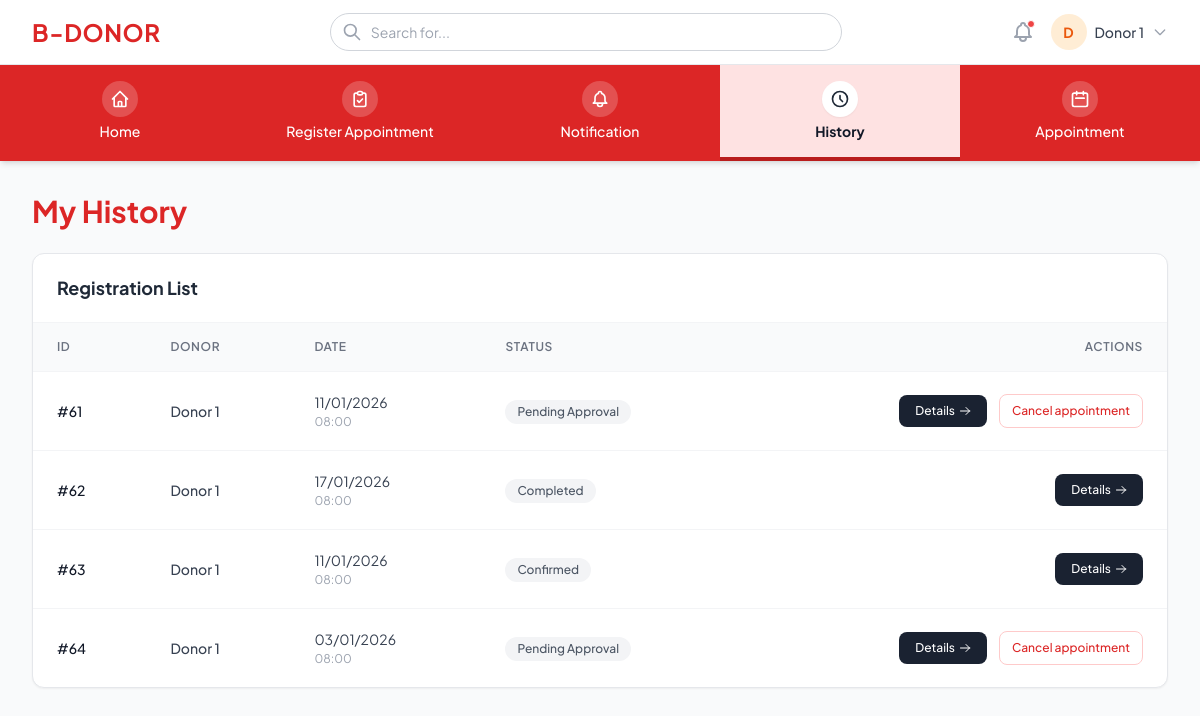
Screenshot of /donor-history.php (signed in) with the database file from the repository.
### tables this page shows
CREATE TABLE `appointments` (
  `id` int(11) NOT NULL,
  `userId` int(11) NOT NULL,
  `name` varchar(191) NOT NULL,
  `email` varchar(191) NOT NULL,
  `phone` varchar(50) NOT NULL,
  `dob` varchar(50) DEFAULT NULL,
  `bloodType` varchar(10) DEFAULT NULL,
  `appointmentDate` datetime NOT NULL,
  `location` varchar(255) NOT NULL,
  `notes` text DEFAULT NULL,
  `status` enum('Pending','Confirmed','Rejected','ReadyToCheck','ReadyToDonate','Completed','Cancelled') NOT NULL DEFAULT 'Pending',
  `healthCheckStatus` enum('Pending','Passed','Failed') NOT NULL DEFAULT 'Pending',
  `actualVolume` int(11) DEFAULT NULL,
  `createdAt` datetime NOT NULL DEFAULT current_timestamp(),
  `updatedAt` datetime NOT NULL DEFAULT current_timestamp() ON UPDATE current_timestamp()
);

### donor-history.php (the view, shortened to what this page needs)
<?php
include 'connection.php';
$user_id = $_SESSION['user_id'];
$full_name = $_SESSION['full_name'] ?? 'Donor';
$sql = "SELECT * FROM appointments WHERE userId = $user_id ORDER BY id ASC";
$result = mysqli_query($link, $sql);
$history_list = [];
if ($result) {
    while ($row = mysqli_fetch_assoc($result)) {
        $history_list[] = $row;
    }
}
?>
<!DOCTYPE html>
<html lang="en">
<head>
    <script src="https://cdn.tailwindcss.com"></script>
</head>
<body class="bg-gray-50 text-gray-800 font-sans min-h-screen flex flex-col">
    <header class="bg-white border-b border-gray-200 sticky top-0 z-50">
        <div class="max-w-7xl mx-auto px-4 sm:px-6 lg:px-8">
            <div class="flex justify-between items-center h-16 gap-4">
                <div class="flex-shrink-0">
                    <a href="donor-home.php" class="text-2xl font-bold text-brand uppercase tracking-wide">B-DONOR</a>
                </div>
                <div class="hidden md:flex flex-1 max-w-lg mx-auto">
                    <div class="relative w-full">
                        <span class="absolute inset-y-0 left-0 pl-3 flex items-center pointer-events-none text-gray-400">
                        </span>
                        <input type="text" class="block w-full pl-10 pr-3 py-2 border border-gray-300 rounded-full leading-5 bg-white placeholder-gray-400 focus:outline-none focus:ring-1 focus:ring-brand focus:border-brand sm:text-sm" placeholder="Search for...">
                    </div>
                </div>
                <div class="flex items-center gap-4 text-gray-400">
                    <button class="hover:text-gray-600 relative">
                        <span class="absolute top-0 right-0 h-2 w-2 rounded-full bg-red-500 border border-white"></span>
                    </button>
                    <div class="relative">
                        <button id="user-menu-btn" class="flex items-center gap-2 cursor-pointer focus:outline-none">
                            <div class="h-9 w-9 rounded-full bg-orange-100 flex items-center justify-center text-orange-600 font-bold text-sm">
                                <?php echo strtoupper(substr($full_name, 0, 1)); ?>
                            </div>
                            <span class="text-sm font-medium text-gray-700 hidden sm:block"><?php echo htmlspecialchars($full_name); ?></span>
                            <svg id="user-menu-arrow" class="h-4 w-4 text-gray-400 transition-transform duration-200" fill="none" stroke="currentColor" viewBox="0 0 24 24"><path stroke-linecap="round" stroke-linejoin="round" stroke-width="2" d="M19 9l-7 7-7-7"/></svg>
                        </button>
                    </div>
                </div>
            </div>
        </div>
    </header>
    <nav class="bg-brand text-white shadow-md">
        <div class="max-w-7xl mx-auto">
            <div class="grid grid-cols-5 text-center">
                <a href="donor-home.php" class="py-4 hover:bg-brand-dark transition group flex flex-col items-center gap-1">
                    <div class="bg-white/20 p-2 rounded-full group-hover:bg-white/30"><svg class="w-5 h-5" fill="none" stroke="currentColor" viewBox="0 0 24 24"><path stroke-linecap="round" stroke-linejoin="round" stroke-width="2" d="M3 12l2-2m0 0l7-7 7 7M5 10v10a1 1 0 001 1h3m10-11l2 2m-2-2v10a1 1 0 01-1 1h-3m-6 0a1 1 0 001-1v-4a1 1 0 011-1h2a1 1 0 011 1v4a1 1 0 001 1m-6 0h6"/></svg></div>
                    <span class="text-sm font-medium">Home</span>
                </a>
                <a href="donor-donation.php" class="py-4 hover:bg-brand-dark transition group flex flex-col items-center gap-1">
                    <div class="bg-white/20 p-2 rounded-full group-hover:bg-white/30"><svg class="w-5 h-5" fill="none" stroke="currentColor" viewBox="0 0 24 24"><path stroke-linecap="round" stroke-linejoin="round" stroke-width="2" d="M9 5H7a2 2 0 00-2 2v12a2 2 0 002 2h10a2 2 0 002-2V7a2 2 0 00-2-2h-2M9 5a2 2 0 002 2h2a2 2 0 002-2M9 5a2 2 0 012-2h2a2 2 0 012 2m-6 9l2 2 4-4"/></svg></div>
                    <span class="text-sm font-medium">Register Appointment</span>
                </a>
                <a href="donor-notification.php" class="py-4 hover:bg-brand-dark transition group flex flex-col items-center gap-1">
                    <div class="bg-white/20 p-2 rounded-full group-hover:bg-white/30"></div>
                    <span class="text-sm font-medium">Notification</span>
                </a>
                <a href="donor-history.php" class="py-4 bg-nav-active border-b-4 border-brand-dark flex flex-col items-center gap-1">
                    <div class="bg-white text-gray-800 p-2 rounded-full shadow-sm"><svg class="w-5 h-5" fill="none" stroke="currentColor" viewBox="0 0 24 24"><path stroke-linecap="round" stroke-linejoin="round" stroke-width="2" d="M12 8v4l3 3m6-3a9 9 0 11-18 0 9 9 0 0118 0z"/></svg></div>
                    <span class="text-sm font-bold text-gray-900">History</span>
                </a>
                <a href="donor-appointments.php" class="py-4 hover:bg-brand-dark transition group flex flex-col items-center gap-1">
                    <div class="bg-white/20 p-2 rounded-full group-hover:bg-white/30"><svg class="w-5 h-5" fill="none" stroke="currentColor" viewBox="0 0 24 24"><path stroke-linecap="round" stroke-linejoin="round" stroke-width="2" d="M8 7V3m8 4V3m-9 8h10M5 21h14a2 2 0 002-2V7a2 2 0 00-2-2H5a2 2 0 00-2 2v12a2 2 0 002 2z"/></svg></div>
                    <span class="text-sm font-medium">Appointment</span>
                </a>
            </div>
        </div>
    </nav>
    <main class="flex-1 max-w-7xl w-full mx-auto px-4 sm:px-6 lg:px-8 py-8">
        <h1 class="text-3xl font-bold text-brand mb-6">My History</h1>
        <div class="bg-white rounded-xl shadow-sm border border-gray-200 overflow-hidden">
            <div class="px-6 py-5 border-b border-gray-100">
                <h2 class="text-lg font-bold text-gray-800">Registration List</h2>
            </div>
            <div class="overflow-x-auto">
                <table class="w-full text-left">
                    <thead class="bg-gray-50 border-b border-gray-100">
                        <tr>
                            <th class="px-6 py-4 text-xs font-semibold text-gray-500 uppercase tracking-wider">ID</th>
                            <th class="px-6 py-4 text-xs font-semibold text-gray-500 uppercase tracking-wider">Donor</th>
                            <th class="px-6 py-4 text-xs font-semibold text-gray-500 uppercase tracking-wider">Date</th>
                            <th class="px-6 py-4 text-xs font-semibold text-gray-500 uppercase tracking-wider">Status</th>
                            <th class="px-6 py-4 text-xs font-semibold text-gray-500 uppercase tracking-wider text-right">Actions</th>
                        </tr>
                    </thead>
                    <tbody class="divide-y divide-gray-100">
                        <?php if (count($history_list) > 0): ?>
                            <?php foreach ($history_list as $item):
                                $dateObj = new DateTime($item['appointmentDate']);
                                $dateStr = $dateObj->format('d/m/Y');
                                $timeStr = $dateObj->format('H:i');
                                $statusLabel = $item['status'];
                                if ($statusLabel == 'Pending') $statusLabel = 'Pending Approval';
                            ?>
                            <tr class="hover:bg-gray-50 transition">
                                <td class="px-6 py-5 text-sm font-medium text-gray-900">#<?php echo $item['id']; ?></td>
                                <td class="px-6 py-5 text-sm text-gray-700 font-medium"><?php echo htmlspecialchars($item['name']); ?></td>
                                <td class="px-6 py-5">
                                    <div class="text-sm text-gray-700"><?php echo $dateStr; ?></div>
                                    <div class="text-xs text-gray-400 mt-0.5"><?php echo $timeStr; ?></div>
                                </td>
                                <td class="px-6 py-5">
                                    <span class="inline-flex items-center px-3 py-1 rounded-full text-xs font-medium bg-gray-100 text-gray-600">
                                        <?php echo htmlspecialchars($statusLabel); ?>
                                    </span>
                                </td>
                                <td class="px-6 py-5 text-right">
                                    <div class="flex items-center justify-end gap-3">
                                        <button class="bg-[#1a2231] hover:bg-gray-800 text-white px-4 py-2 rounded-lg text-xs font-medium flex items-center gap-1 transition">
                                            Details
                                            <svg class="w-3 h-3" fill="none" stroke="currentColor" viewBox="0 0 24 24"><path stroke-linecap="round" stroke-linejoin="round" stroke-width="2" d="M14 5l7 7m0 0l-7 7m7-7H3"/></svg>
                                        </button>
                                        <?php if ($item['status'] == 'Pending'): ?>
                                            <a href="donor-history.php?cancel_id=<?php echo $item['id']; ?>" onclick="return confirm('Are you sure you want to cancel this appointment?');"
                                               class="border border-red-200 text-red-600 hover:bg-red-50 px-3 py-2 rounded-lg text-xs font-medium transition">
                                                Cancel appointment
                                            </a>
                                        <?php endif; ?>
                                    </div>
                                </td>
                            </tr>
                            <?php endforeach; ?>
                        <?php else: ?>
                            <tr><td colspan="5" class="px-6 py-10 text-center text-gray-500">No history found.</td></tr>
                        <?php endif; ?>
                    </tbody>
                </table>
            </div>
        </div>
    </main>
</body>
</html>

### rows the page displays
appointments: id "61", name "Donor 1", appointmentDate "11/01/2026", appointmentDate "08:00", status "Pending Approval"
appointments: id "62", name "Donor 1", appointmentDate "17/01/2026", appointmentDate "08:00", status "Completed"
appointments: id "63", name "Donor 1", appointmentDate "11/01/2026", appointmentDate "08:00", status "Confirmed"
appointments: id "64", name "Donor 1", appointmentDate "03/01/2026", appointmentDate "08:00", status "Pending Approval"

### other values shown
substr($full_name, 0, 1) "D"
$full_name "Donor 1"
